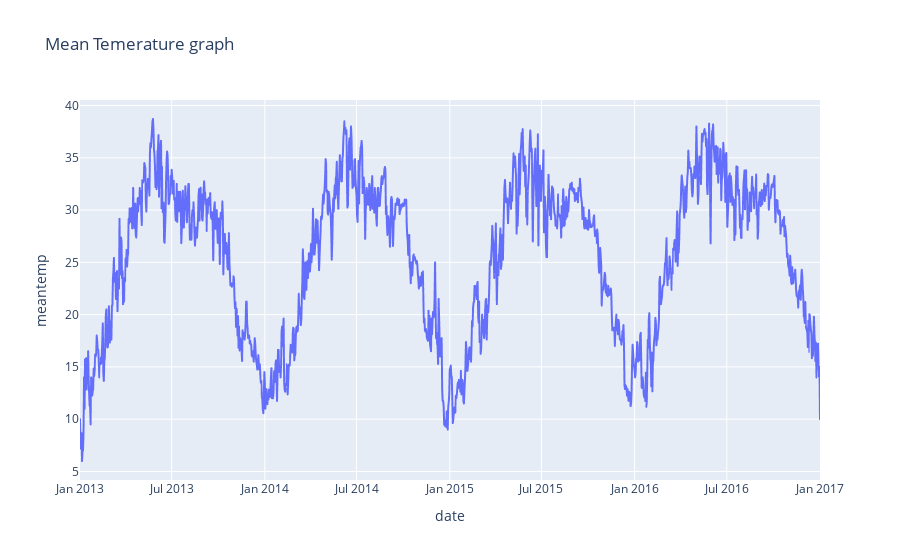

Source (notebook cell):
### Code cell
figure = px.line(
    data,
    x = "date",
    y = "meantemp",
    title = "Mean Temerature graph"
)
figure.show()

### Figure 1 — Plotly figure (JSON) as saved in the notebook; plotly's stock layout.template omitted (floating-point values rounded to 4 significant figures; data arrays with more than 128 entries replaced by an {"elided": "..."} marker saying what was removed)
{"data": [{"hovertemplate": "date=%{x}<br>meantemp=%{y}<extra></extra>", "legendgroup": "", "line": {"color": "#636efa", "dash": "solid"}, "marker": {"symbol": "circle"}, "mode": "lines", "name": "", "showlegend": false, "type": "scattergl", "x": {"elided": "1462 str values"}, "xaxis": "x", "y": {"elided": "1462 float values"}, "yaxis": "y"}], "layout": {"legend": {"tracegroupgap": 0}, "title": {"text": "Mean Temerature graph"}, "xaxis": {"anchor": "y", "domain": [0, 1], "title": {"text": "date"}}, "yaxis": {"anchor": "x", "domain": [0, 1], "title": {"text": "meantemp"}}}}
